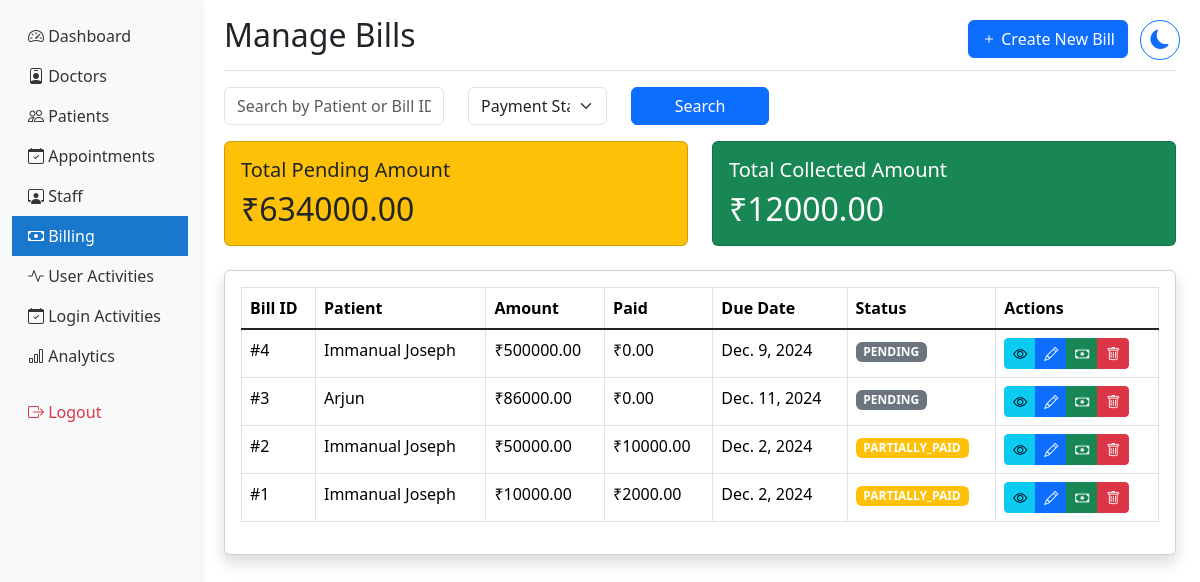
Before: /bills/ (signed in) with the older database file.
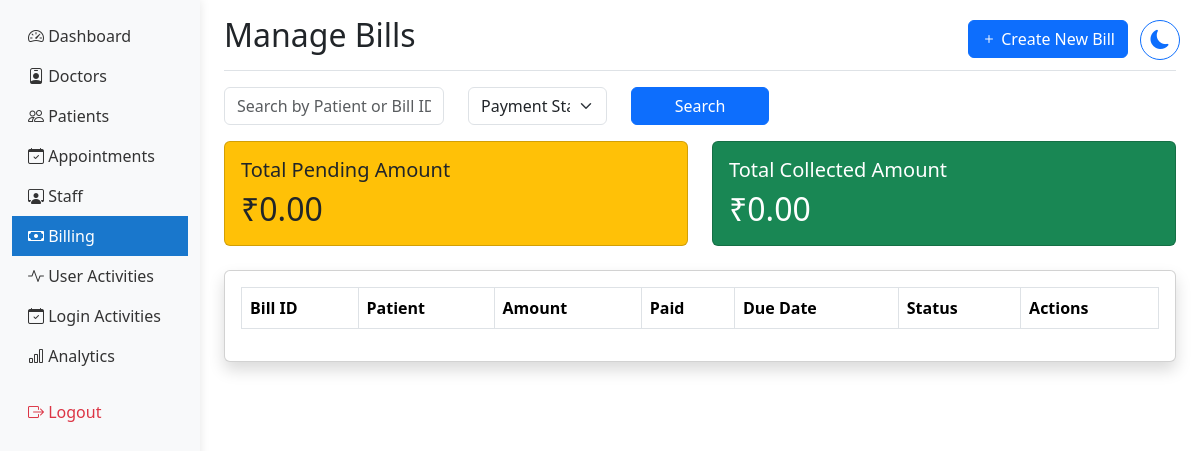
After: the same page with the newer database file.
### hmsapp/models.py (models this page shows, shortened)
class Bill(models.Model):
    PAYMENT_STATUS = [
        ('PENDING', 'Pending'),
        ('PAID', 'Paid'),
        ('PARTIALLY_PAID', 'Partially Paid'),
        ('OVERDUE', 'Overdue'),
    ]
    patient = models.ForeignKey(Patient, on_delete=models.CASCADE, related_name='bills')
    treatment = models.OneToOneField(Treatment, on_delete=models.CASCADE, related_name='bill')
    amount = models.DecimalField(max_digits=10, decimal_places=2)
    payment_status = models.CharField(max_length=20, choices=PAYMENT_STATUS, default='PENDING')
    due_date = models.DateField()
    paid_amount = models.DecimalField(max_digits=10, decimal_places=2, default=0)
    payment_date = models.DateField(null=True, blank=True)
    payment_method = models.CharField(max_length=50, blank=True)
    created_at = models.DateTimeField(auto_now_add=True)
    updated_at = models.DateTimeField(auto_now=True)
    class Meta:
        ordering = ['-created_at']
    @property
    def remaining_amount(self):
        return self.amount - self.paid_amount

class Patient(models.Model):
    BLOOD_GROUPS = [
        ('A+', 'A+'), ('A-', 'A-'),
        ('B+', 'B+'), ('B-', 'B-'),
        ('O+', 'O+'), ('O-', 'O-'),
        ('AB+', 'AB+'), ('AB-', 'AB-'),
    ]
    GENDER_CHOICES = [
        ('MALE', 'Male'),
        ('FEMALE', 'Female'),
        ('OTHER', 'Other'),
    ]
    user = models.OneToOneField(User, on_delete=models.CASCADE)  # Changed to OneToOneField
    patient_name = models.CharField(max_length=100)  # Removed blank=True
    date_of_birth = models.DateField()
    blood_group = models.CharField(max_length=5, choices=BLOOD_GROUPS)  # Added choices
    gender = models.CharField(max_length=10, choices=GENDER_CHOICES)  # Added choices
    nationality = models.CharField(max_length=50)
    referred_by = models.CharField(max_length=100, blank=True)
    phone_number = models.CharField(max_length=15, validators=[phone_regex])
    address = models.TextField(blank=True)
    emergency_contact_name = models.CharField(max_length=100)
    emergency_contact_phone = models.CharField(max_length=15, validators=[phone_regex])
    medical_history = models.TextField(blank=True)
    drug_allergies = models.TextField(blank=True)
    food_allergies = models.TextField(blank=True)
    created_at = models.DateTimeField(auto_now_add=True)
    updated_at = models.DateTimeField(auto_now=True)
    patient_id = models.CharField(max_length=9, unique=True, blank=True)
    profile_picture = models.ImageField(
        upload_to='patients/profile_pics/',
        null=True,
        blank=True,
        validators=[FileExtensionValidator(['jpg', 'jpeg', 'png'])]
    )
    age = models.IntegerField(null=True, blank=True)

### hmsapp/views.py (the view)
# urls.py: path('bills/', views.manage_bills, name='manage_bills'),
@login_required
@user_passes_test(lambda u: u.groups.filter(name__in=['Staff', 'Administrators']).exists())
def manage_bills(request):
    search_query = request.GET.get('search', '')
    status_filter = request.GET.get('status')
    bills = Bill.objects.select_related('patient', 'treatment')
    if search_query:
        bills = bills.filter(
            Q(patient__user__first_name__icontains=search_query) |
            Q(patient__user__last_name__icontains=search_query) |
            Q(bill_number__icontains=search_query)
        )
    if status_filter:
        bills = bills.filter(payment_status=status_filter)
    total_paid = bills.aggregate(total_payments=Sum('paid_amount'))['total_payments'] or Decimal('0.00')
    total_pending = bills.filter(
        payment_status__in=['PENDING', 'PARTIALLY_PAID', 'OVERDUE']
    ).aggregate(
        pending_amount=Sum('amount') - Sum('paid_amount')
    )['pending_amount'] or Decimal('0.00')
    context = {
        'bills': bills.order_by('-created_at'),
        'total_paid': total_paid,
        'total_pending': total_pending,
    }
    return render(request, 'shared/manage_bills.html', context)

### hmsapp/context_processors.py (called while the page is built)
def base_template(request):
    if request.user.is_authenticated:
        if request.user.groups.filter(name='Doctors').exists():
            base_template = 'doctor/base_doctor.html'
        elif request.user.groups.filter(name='Administrators').exists():
            base_template = 'hosp_admin/base_admin.html'
        else:
            base_template = 'staff/base_staff.html'
    else:
        base_template = 'staff/base_staff.html'
    return {'base_template': base_template}

### hmsapp/templates/shared/manage_bills.html (shortened to what the changed rows need)
{% extends base_template %}
{% load static %}
{% block content %}
<div class="d-flex justify-content-between flex-wrap flex-md-nowrap align-items-center pt-3 pb-2 mb-3 border-bottom">
    <h1 class="h2">Manage Bills</h1>
</div>
<div class="row mb-4">
    <div class="col-md-6">
        <div class="card bg-warning text-dark h-100">
            <div class="card-body">
                <h5 class="card-title">Total Pending Amount</h5>
                <h2 class="card-text">₹{{ total_pending|floatformat:2 }}</h2>
            </div>
        </div>
    </div>
    <div class="col-md-6">
        <div class="card bg-success text-white h-100">
            <div class="card-body">
                <h5 class="card-title">Total Collected Amount</h5>
                <h2 class="card-text">₹{{ total_paid|floatformat:2 }}</h2>
            </div>
        </div>
    </div>
</div>
<div class="card shadow mb-4">
    <div class="card-body">
        <div class="table-responsive">
            <table class="table table-bordered" id="billsTable" width="100%" cellspacing="0">
                <thead>
                    <tr>
                        <th>Bill ID</th>
                        <th>Patient</th>
                        <th>Amount</th>
                        <th>Paid</th>
                        <th>Due Date</th>
                        <th>Status</th>
                        <th>Actions</th>
                    </tr>
                </thead>
                <tbody>
                    {% for bill in bills %}
                    <tr>
                        <td>#{{ bill.id }}</td>
                        <td>{{ bill.patient.patient_name }}</td>
                        <td>₹{{ bill.amount|floatformat:2 }}</td>
                        <td>₹{{ bill.paid_amount|floatformat:2 }}</td>
                        <td>{{ bill.due_date }}</td>
                        <td>
                            <span class="badge {% if bill.payment_status == 'PAID' %}bg-success
                                           {% elif bill.payment_status == 'PARTIALLY_PAID' %}bg-warning
                                           {% elif bill.payment_status == 'OVERDUE' %}bg-danger
                                           {% else %}bg-secondary{% endif %}">
                                {{ bill.payment_status }}
                            </span>
                        </td>
                        <td>
                            <div class="btn-group" role="group">
                                <a href="{% url 'view_bill' bill.id %}" class="btn btn-sm btn-info">
                                    <i class="bi bi-eye"></i>
                                </a>
                                <a href="{% url 'edit_bill' bill.id %}" class="btn btn-sm btn-primary">
                                    <i class="bi bi-pencil"></i>
                                </a>
                                {% if bill.payment_status != 'PAID' %}
                                <button type="button" class="btn btn-sm btn-success"
                                        onclick="showPaymentModal('{{ bill.id }}', '{{ bill.remaining_amount|floatformat:2 }}')">
                                    <i class="bi bi-cash"></i>
                                </button>
                                {% endif %}
                                <button type="button" class="btn btn-sm btn-danger" data-bs-toggle="modal" data-bs-target="#deleteBill{{ bill.id }}">
                                    <i class="bi bi-trash"></i>
                                </button>
                            </div>
                        </td>
                    </tr>
                    {% endfor %}
                </tbody>
            </table>
        </div>
    </div>
</div>
{% endblock %}

Changed rows visible on the page:
removed Bill: id "4", patient.patient_name "Immanual Joseph", amount "500000.00", paid_amount "0.00", due_date "Dec. 9, 2024", payment_status "PENDING"
removed Bill: id "3", patient.patient_name "Arjun", amount "86000.00", paid_amount "0.00", due_date "Dec. 11, 2024", payment_status "PENDING"
removed Bill: id "2", patient.patient_name "Immanual Joseph", amount "50000.00", paid_amount "10000.00", due_date "Dec. 2, 2024", payment_status "PARTIALLY_PAID"
removed Bill: id "1", patient.patient_name "Immanual Joseph", amount "10000.00", paid_amount "2000.00", due_date "Dec. 2, 2024", payment_status "PARTIALLY_PAID"
Other visible differences:
{{ total_pending|floatformat:2 }}: "634000.00" → "0.00"
{{ total_paid|floatformat:2 }}: "12000.00" → "0.00"
